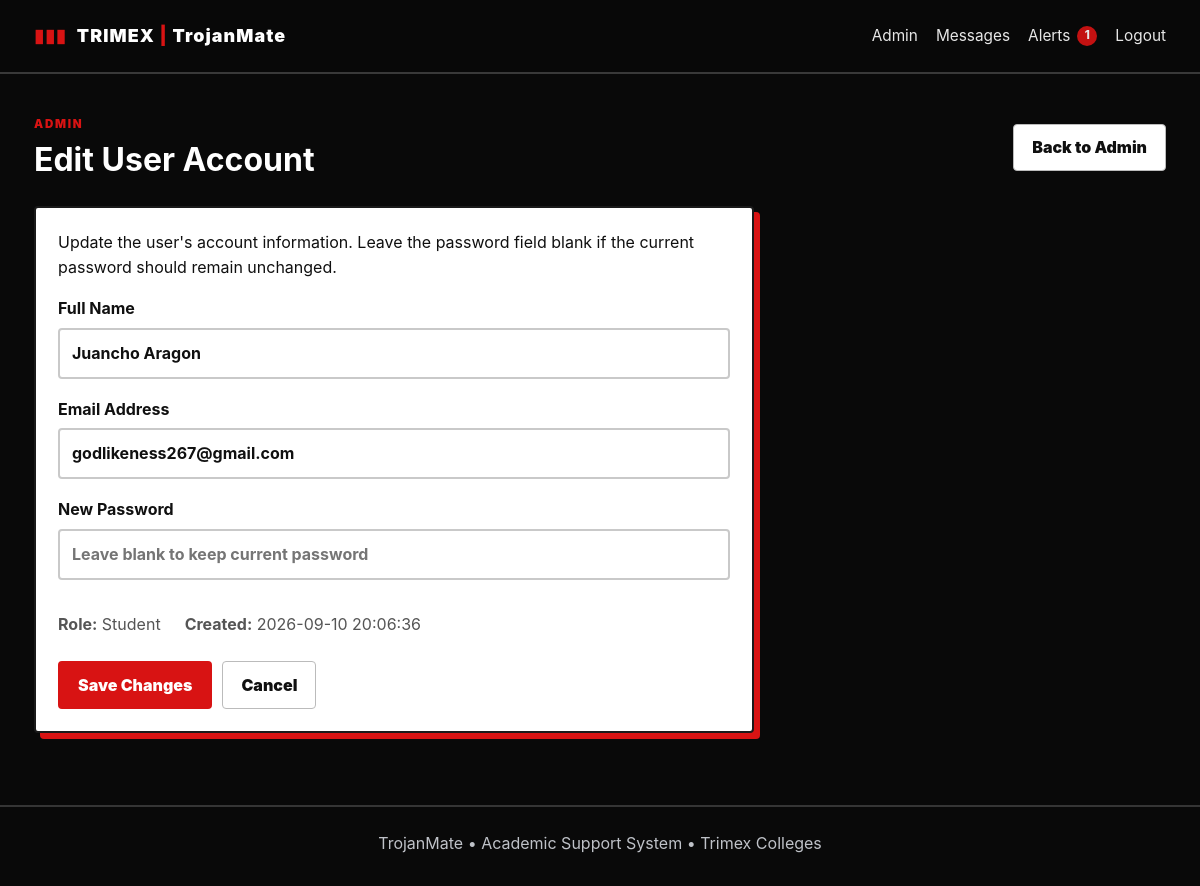
Page /admin/user/2/edit (signed in) on the committed database.
### tables this page shows
CREATE TABLE users (
    id INTEGER PRIMARY KEY AUTOINCREMENT,
    name TEXT NOT NULL,
    email TEXT NOT NULL UNIQUE,
    password_hash TEXT NOT NULL,
    role TEXT NOT NULL CHECK(role IN ('student','tutor','admin')),
    created_at TEXT NOT NULL
, profile_picture TEXT DEFAULT '', tutor_enabled INTEGER NOT NULL DEFAULT 0, admin_owner INTEGER NOT NULL DEFAULT 0, university_role TEXT DEFAULT '', admin_approved INTEGER NOT NULL DEFAULT 1);

### app.py (the view, shortened to what this page needs)
@app.route("/admin/user/<int:user_id>/edit", methods=["GET", "POST"])
@role_required("admin")
def admin_edit_user(user_id):
    db = get_db()
    user = db.execute("SELECT id,name,email,role,created_at,COALESCE(admin_owner,0) AS admin_owner FROM users WHERE id=?", (user_id,)).fetchone()
    if not user:
        abort(404)
    if user["role"] == "admin" and user["id"] != g.user["id"] and not is_admin_owner():
        flash("Only the TrojanMate system owner can manage another administrator account.", "error")
        return redirect(url_for("admin", view="admins"))
    return render_template("admin_user_edit.html", user=user)

### app.py (called while the page is built)
def get_db():
    if "db" not in g:
        g.db = sqlite3.connect(DB_PATH)
        g.db.row_factory = sqlite3.Row
        g.db.execute("PRAGMA foreign_keys = ON")
    return g.db

def get_active_mode():
    mode = session.get("active_mode")
    if mode not in {"tutee", "tutor"}:
        mode = "tutee"
    if mode == "tutor" and not user_can_use_tutor_mode(g.user):
        session["active_mode"] = "tutee"
        return "tutee"
    return mode

def role_required(*roles):
    def decorator(view):
        @wraps(view)
        def wrapped(*args, **kwargs):
            if not g.user:
                return redirect(url_for("login"))
            allows_student = "student" in roles and user_is_student(g.user)
            allows_tutor = "tutor" in roles and user_is_tutor(g.user)
            if g.user["role"] in roles or allows_student or allows_tutor:
                return view(*args, **kwargs)
            abort(403)
        return wrapped
    return decorator

@app.before_request
def load_user():
    g.user = None
    if "user_id" in session:
        g.user = get_db().execute(
            "SELECT id, name, email, role, created_at, profile_picture, tutor_enabled, COALESCE(admin_approved,1) AS admin_approved, COALESCE(admin_owner,0) AS admin_owner FROM users WHERE id=?",
            (session["user_id"],)
        ).fetchone()
        if g.user:
            current_mode = session.get("active_mode")
            if current_mode not in {"tutee", "tutor"}:
                session["active_mode"] = "tutee"
            if current_mode == "tutor" and not user_can_use_tutor_mode(g.user):
                session["active_mode"] = "tutee"

@app.context_processor
def inject_globals():
    unread_count = 0
    if g.user:
        unread_count = get_db().execute(
            "SELECT COUNT(*) AS c FROM notifications WHERE user_id=? AND is_read=0",
            (g.user["id"],),
        ).fetchone()["c"]
    return {
        "current_user": g.user,
        "unread_notifications": unread_count,
        "avatar_url": get_avatar_url,
        "user_is_student": user_is_student,
        "user_is_tutor": user_is_tutor,
        "user_can_use_tutor_mode": user_can_use_tutor_mode,
        "active_mode": get_active_mode,
        "format_hourly_rate": format_hourly_rate,
    }

### templates/admin_user_edit.html (shortened to what this page needs)
{% extends "base.html" %}
{% block content %}
<div class="pagehead">
  <div><span class="eyebrow">ADMIN</span><h1>Edit User Account</h1></div>
  <a class="btn secondary" href="{{ url_for('admin') }}">Back to Admin</a>
</div>
<div class="card admin-edit-card">
  <p class="muted">Update the user's account information. Leave the password field blank if the current password should remain unchanged.</p>
  <form method="post">
    <label>Full Name
      <input type="text" name="name" value="{{ user['name'] }}" required>
    </label>
    <label>Email Address
      <input type="email" name="email" value="{{ user['email'] }}" required>
    </label>
    <label>New Password
      <input type="password" name="new_password" minlength="8" autocomplete="new-password" placeholder="Leave blank to keep current password">
    </label>
    <div class="admin-account-meta">
      <span><b>Role:</b> {{ user['role']|capitalize }}</span>
      <span><b>Created:</b> {{ user['created_at'] }}</span>
    </div>
    <div class="form-actions">
      <button class="btn" type="submit">Save Changes</button>
      <a class="btn secondary" href="{{ url_for('admin') }}">Cancel</a>
    </div>
  </form>
</div>
{% endblock %}

### static/style.css (style rules this page uses)
:root { --bg: #090909; --bg-soft: #121212; --panel: #f7f7f7; --panel-alt: #ffffff; --line: #dfe3e7; --text: #101010; --muted: #5a5a5a; --red: #d81313; --red-dark: #990d0d; --shadow: rgba(0, 0, 0, 0.12); }
* { box-sizing: border-box; }
html { scroll-behavior: smooth; }
body { margin: 0; font-family: Inter, "Segoe UI", Arial, sans-serif; background: var(--bg); color: var(--text); line-height: 1.55; }
a { color: var(--red); text-decoration: none; }
button, input, select, textarea { font: inherit; }
.eyebrow { font-size: 0.72rem; font-weight: 900; letter-spacing: 0.15em; color: var(--red); text-transform: uppercase; }
.btn { display: inline-flex; align-items: center; justify-content: center; gap: 8px; border: 2px solid var(--red); border-radius: 4px; background: var(--red); color: #fff !important; text-decoration: none; padding: 10px 18px; font-weight: 900; cursor: pointer; transition: all 0.15s ease; }
.btn.secondary { background: #fff; color: var(--text) !important; border-color: #111; }
h1, h2, h3, h4, p { margin-top: 0; }
h1, h2, h3 { color: #fff; }
.card { background: #fff; border: 2px solid #1a1a1a; border-radius: 4px; box-shadow: 6px 6px 0 var(--red); padding: 22px; }
.pagehead { display: flex; justify-content: space-between; align-items: center; gap: 12px; margin-bottom: 22px; }
.pagehead h1 { margin: 0; }
.feedback-form input, .feedback-form select, .field-group input, .field-group select, .field-group textarea, .search-panel input, .search-panel select, .search-panel textarea, form input, form select, form textarea { width: 100%; padding: 11px 12px; border: 2px solid #c9c9c9; border-radius: 4px; background: #fff; color: var(--text); }
.field-group label, .search-panel label, form label { font-weight: 800; color: var(--text); }
.btn.secondary { background:#fff; color:#111; border:1px solid #bbb; }
.admin-edit-card { max-width:720px; }
.admin-edit-card label { display:block; margin:0 0 18px; font-weight:700; }
.admin-edit-card input { width:100%; margin-top:7px; box-sizing:border-box; }
.admin-account-meta { display:flex; gap:24px; flex-wrap:wrap; padding:14px 0; color:#555; }
.form-actions { display:flex; gap:10px; margin-top:10px; }

### rows in the picture
users: name "Juancho Aragon", email "godlikeness267@gmail.com", role "Student", created_at "2026-09-10 20:06:36"

### other values in the picture
{{ unread_notifications }} "1"
